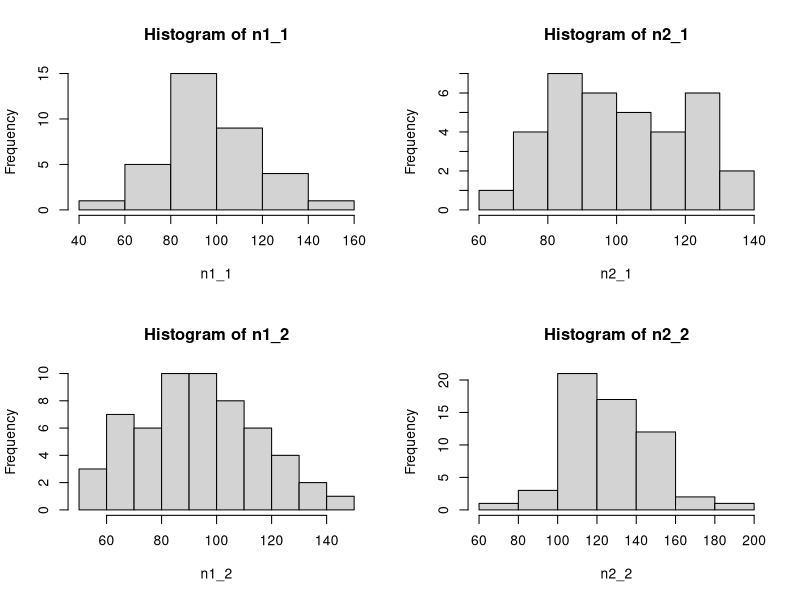
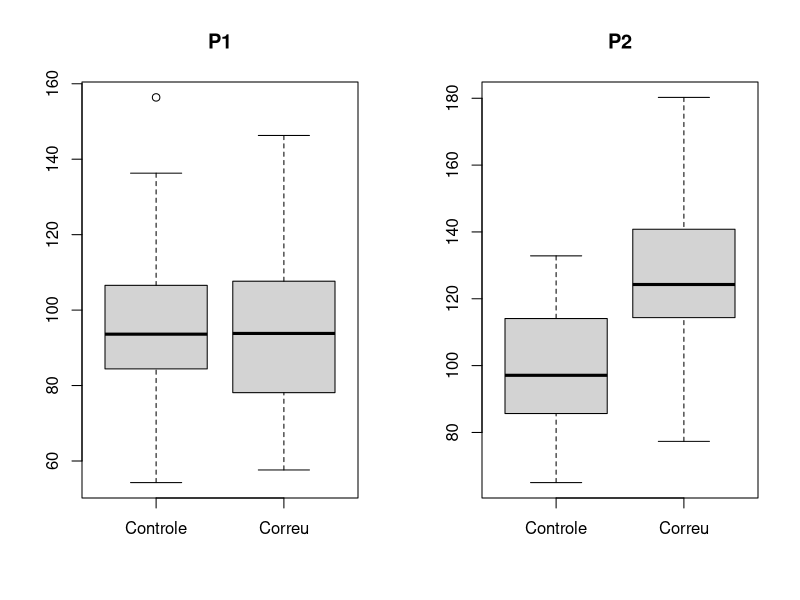

These charts were generated, in order, by the following R code:
set.seed(153)

# Irei usar o mesmo desvio padrão para gerar os datasets para garantir homocedasticidade no exercício
# Gerar 4 datasets independentemente
# rnorm() para garantir distribuição normal em todos os conjuntos

var <- 20

n1_1 <- rnorm(35, mean = 100, sd = var)
n2_1 <- rnorm(35, mean = 100, sd = var)
n1_2 <- rnorm(57, mean = 98, sd = var)
n2_2 <- rnorm(57, mean = 130, sd = var)

# Plot histogramas
par(mfrow=c(2,2))
hist(n1_1)
hist(n2_1)
hist(n1_2)
hist(n2_2)

# Teste de normalidade dos conjuntos
shapiro.test(n1_1)
shapiro.test(n1_2)
shapiro.test(n2_1)
shapiro.test(n2_2)

# Teste de homocedasticidade dos devios padrões
P1 <- c(n1_1, n1_2)
P2 <- c(n2_1, n2_2)

grupo_P1 <- factor(rep(c("P1_1","P1_2"), times=c(35,57)))
grupo_P2 <- factor(rep(c("P2_1","P2_2"), times=c(35,57)))

bartlett.test(P1 ~ grupo_P1)
bartlett.test(P2 ~ grupo_P2)

# Análise descritiva dos datasets
summary(n1_1)
summary(n1_2)
summary(n2_1)
summary(n2_2)

# Teste t
t.test(n1_1, n1_2)  # P1 Ran1 vs Ran2
t.test(n2_1, n2_2)  # P2 Ran1 vs Ran2

# Plots
par(mfrow=c(1,2))
boxplot(n1_1, n1_2, main="P1", names=c("Controle", "Correu"))
boxplot(n2_1, n2_2, main="P2", names=c("Controle", "Correu"))

